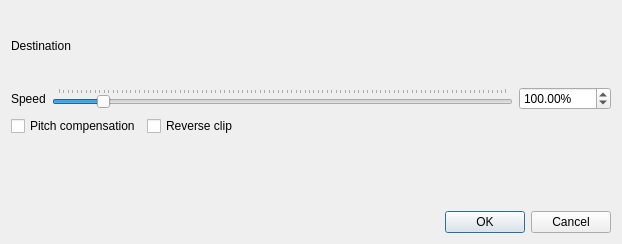
<?xml version="1.0" encoding="UTF-8"?>
<ui version="4.0">
 <author>
SPDX-FileCopyrightText: none
SPDX-License-Identifier: GPL-3.0-or-later OR LicenseRef-KDE-Accepted-GPL
 </author>
 <class>ClipSpeed_UI</class>
 <widget class="QDialog" name="ClipSpeed_UI">
  <property name="geometry">
   <rect>
    <x>0</x>
    <y>0</y>
    <width>622</width>
    <height>244</height>
   </rect>
  </property>
  <property name="windowTitle">
   <string>Dialog</string>
  </property>
  <layout class="QGridLayout" name="gridLayout">
   <item row="0" column="0" colspan="3">
    <layout class="QHBoxLayout" name="destination_layout">
     <item>
      <widget class="QLabel" name="label_dest">
       <property name="text">
        <string>Destination</string>
       </property>
      </widget>
     </item>
     <item>
      <widget class="KUrlRequester" name="kurlrequester">
       <property name="sizePolicy">
        <sizepolicy hsizetype="Preferred" vsizetype="MinimumExpanding">
         <horstretch>0</horstretch>
         <verstretch>0</verstretch>
        </sizepolicy>
       </property>
      </widget>
     </item>
    </layout>
   </item>
   <item row="1" column="0" colspan="3">
    <layout class="QHBoxLayout" name="horizontalLayout">
     <item>
      <widget class="QLabel" name="label">
       <property name="text">
        <string>Speed</string>
       </property>
      </widget>
     </item>
     <item>
      <widget class="QSlider" name="speedSlider">
       <property name="minimum">
        <number>1</number>
       </property>
       <property name="maximum">
        <number>1000</number>
       </property>
       <property name="sliderPosition">
        <number>100</number>
       </property>
       <property name="orientation">
        <enum>Qt::Horizontal</enum>
       </property>
       <property name="tickPosition">
        <enum>QSlider::TicksAbove</enum>
       </property>
      </widget>
     </item>
     <item>
      <widget class="QDoubleSpinBox" name="speedSpin">
       <property name="suffix">
        <string>%</string>
       </property>
       <property name="minimum">
        <double>-20000.000000000000000</double>
       </property>
       <property name="maximum">
        <double>20000.000000000000000</double>
       </property>
       <property name="value">
        <double>100.000000000000000</double>
       </property>
      </widget>
     </item>
    </layout>
   </item>
   <item row="5" column="0" colspan="3">
    <layout class="QHBoxLayout" name="infoLayout">
     <property name="topMargin">
      <number>0</number>
     </property>
    </layout>
   </item>
   <item row="7" column="2">
    <widget class="QDialogButtonBox" name="buttonBox">
     <property name="orientation">
      <enum>Qt::Horizontal</enum>
     </property>
     <property name="standardButtons">
      <set>QDialogButtonBox::Cancel|QDialogButtonBox::Ok</set>
     </property>
    </widget>
   </item>
   <item row="3" column="2">
    <widget class="QCheckBox" name="checkBox">
     <property name="text">
      <string>Reverse clip</string>
     </property>
    </widget>
   </item>
   <item row="3" column="0" colspan="2">
    <widget class="QCheckBox" name="pitchCompensate">
     <property name="text">
      <string>Pitch compensation</string>
     </property>
    </widget>
   </item>
   <item row="4" column="1">
    <spacer name="verticalSpacer">
     <property name="orientation">
      <enum>Qt::Vertical</enum>
     </property>
     <property name="sizeHint" stdset="0">
      <size>
       <width>20</width>
       <height>0</height>
      </size>
     </property>
    </spacer>
   </item>
   <item row="2" column="0" colspan="3">
    <layout class="QHBoxLayout" name="durationLayout"/>
   </item>
  </layout>
 </widget>
 <customwidgets>
  <customwidget>
   <class>KUrlRequester</class>
   <extends>QWidget</extends>
   <header>kurlrequester.h</header>
   <container>1</container>
  </customwidget>
 </customwidgets>
 <resources/>
 <connections>
  <connection>
   <sender>buttonBox</sender>
   <signal>accepted()</signal>
   <receiver>ClipSpeed_UI</receiver>
   <slot>accept()</slot>
   <hints>
    <hint type="sourcelabel">
     <x>248</x>
     <y>254</y>
    </hint>
    <hint type="destinationlabel">
     <x>157</x>
     <y>274</y>
    </hint>
   </hints>
  </connection>
  <connection>
   <sender>buttonBox</sender>
   <signal>rejected()</signal>
   <receiver>ClipSpeed_UI</receiver>
   <slot>reject()</slot>
   <hints>
    <hint type="sourcelabel">
     <x>316</x>
     <y>260</y>
    </hint>
    <hint type="destinationlabel">
     <x>286</x>
     <y>274</y>
    </hint>
   </hints>
  </connection>
 </connections>
</ui>
